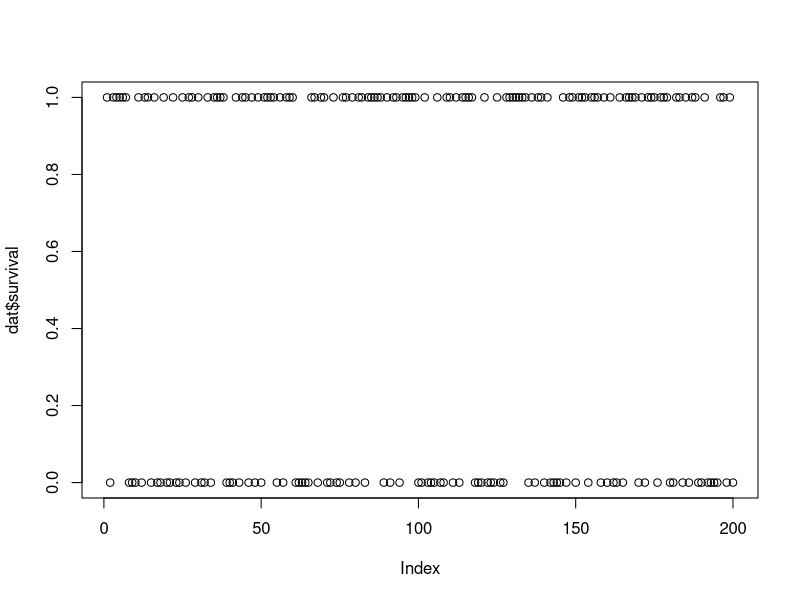
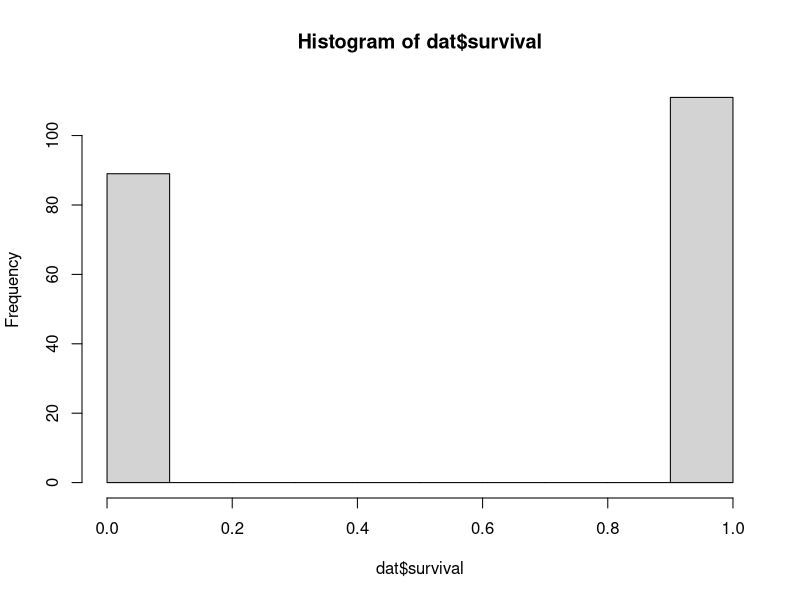
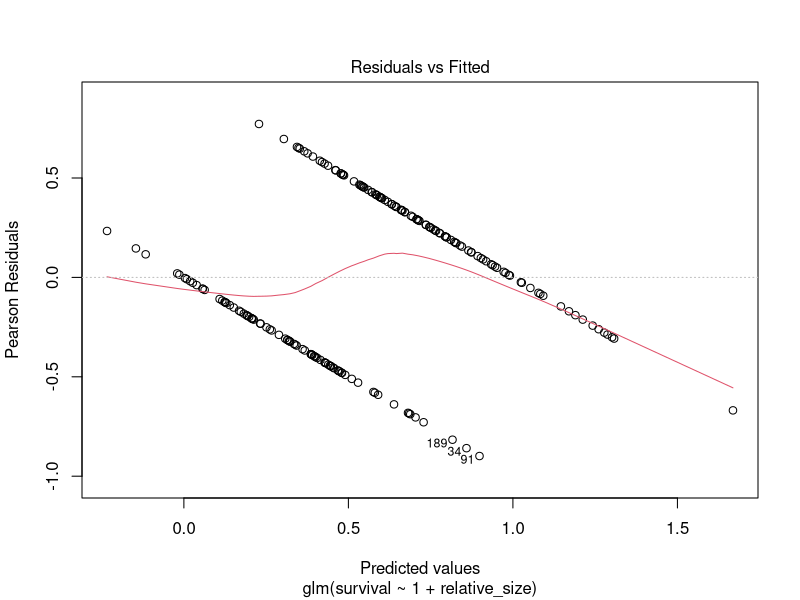
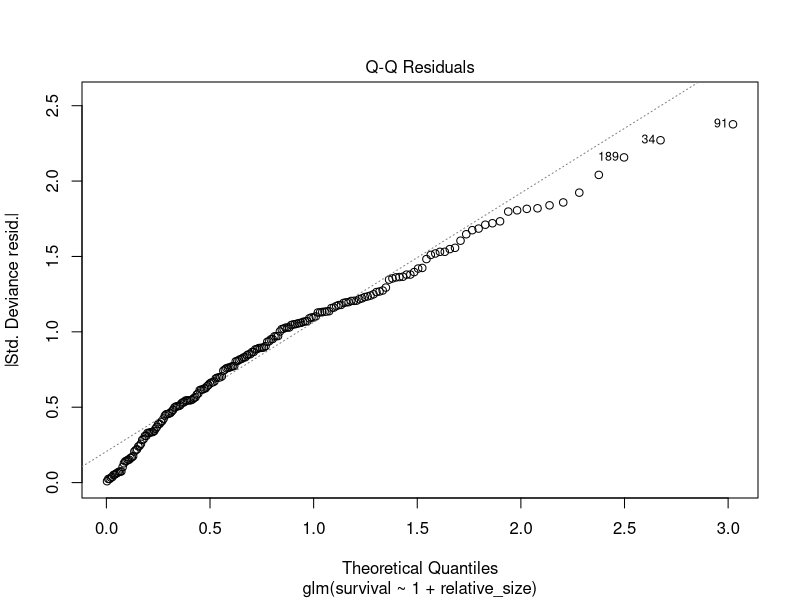
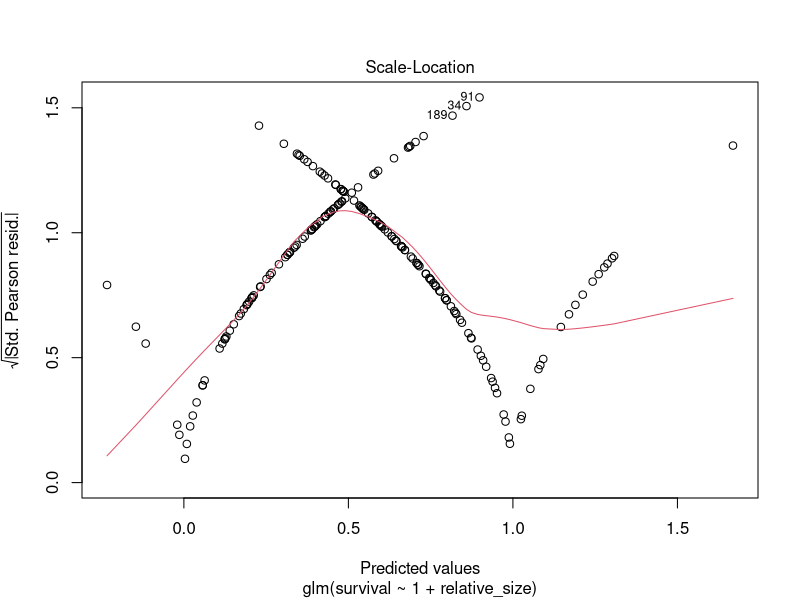
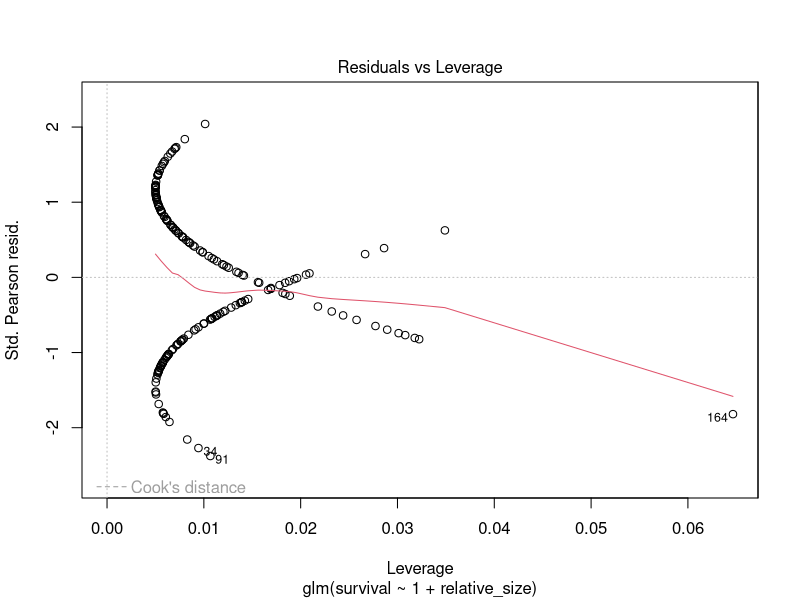
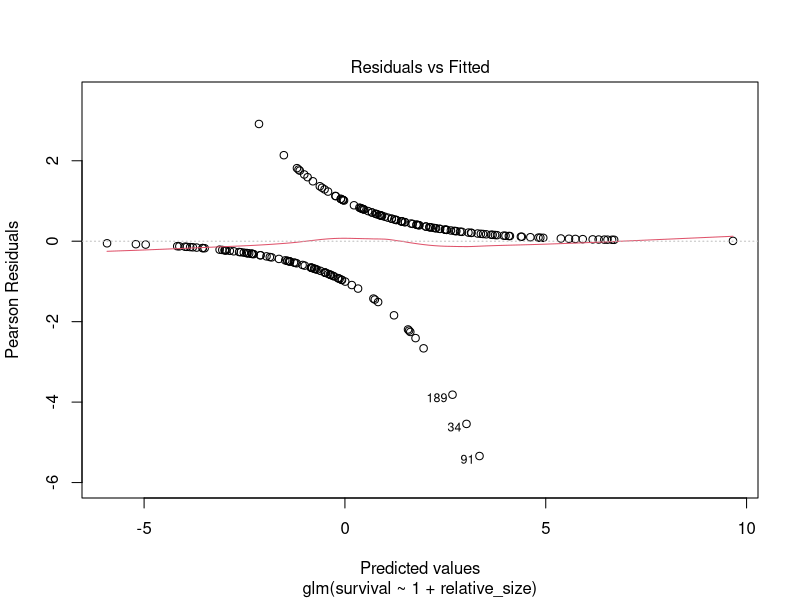
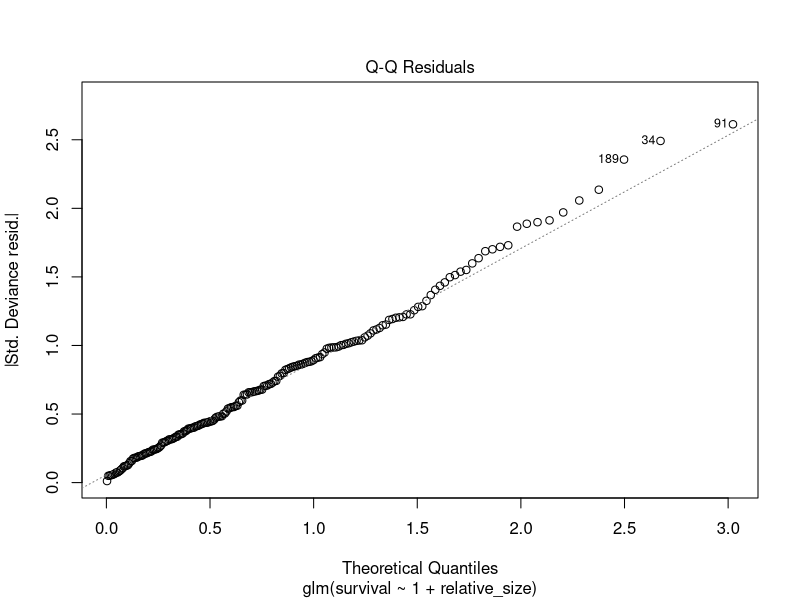

Recreate these plots in R, in order.
## ---- chunk 1
    dat <- read.csv("survivalsize.csv") 
## ---- chunk 2
    plot(dat$survival)
    hist(dat$survival)
## ---- chunk 3
  summary(glm(survival ~ 1, data=dat, family = "gaussian"))
  summary(glm(survival ~ 1, data=dat, family = "binomial"))
  1/(1+exp(-0.2209))
  mean(dat$survival)
## ---- chunk 4
    summary(lm1 <- glm(survival ~ 1 + relative_size, data=dat, family = "gaussian"))
    summary(glm1 <- glm(survival ~ 1 + relative_size, data=dat, family = "binomial"))
## ---- chunk 5
plot(lm1)
plot(glm1)
## ---- chunk 6
    plot(dat$relative_size, dat$survival, ylab="survival probability",
         xlab="relative size")
    ndat <- data.frame(relative_size = seq(-3,3, length.out = 100))  
    ndat <- cbind(ndat, predict(lm1, newdata = ndat),
                  predict(glm1, newdata = ndat, type = "response"))
    lines(ndat[,1], ndat[,2], col="red")
    lines(ndat[,1], ndat[,3], col="blue")
## ---- chunk 7
 reproduction <- read.csv("reproduction.csv")
## ---- chunk 8
  hist(reproduction$reproduction, freq = FALSE)
  normsamp <- rnorm(10000, mean(reproduction$reproduction),
    sqrt(var(reproduction$reproduction)))
  lines(density(normsamp))    
## ---- chunk 9
  summary(glm3 <- glm(reproduction ~ size , family=poisson, data=reproduction))
  summary(lm3 <- lm(reproduction ~ size,data=reproduction))
## ---- chunk 10
 plot(glm3)
  plot(lm3)
## ---- chunk 11
plot(reproduction$reproduction, x=reproduction$size, xlim=c(-4,10),ylim=c(-2,13))
ndat <- data.frame(size=seq(-4,10,length.out = 100))
ndat <- cbind(ndat, predict(lm3, newdata = ndat),
              predict(glm3, newdata = ndat, type = "response"))
lines(ndat[,1], ndat[,2], col="red")
lines(ndat[,1], ndat[,3], col="blue")
## ---- chunk 12
  plot(reproduction$reproduction, x=reproduction$size, xlim=c(-4,10),ylim=c(-2,13))
  ndat <- data.frame(size=seq(-4,10,length.out = 100))
  ndatp <- cbind(ndat,predict(glm3, newdata = ndat, se.fit = TRUE))
  ndatp$plci <- ndatp$fit -1.96*ndatp$se.fit
  ndatp$phci <- ndatp$fit +1.96*ndatp$se.fit
  lines(ndatp$size, exp(ndatp$fit), col="blue", lwd=5)
  lines(ndatp$size, exp(ndatp$plci), col="blue")
  lines(ndatp$size, exp(ndatp$phci), col="blue")

  lm3 <- lm(reproduction ~ size,data=reproduction)
  ndatg <- cbind(ndat,predict(lm3, newdata = ndat, interval = "confidence"))
  lines(ndatg$size, ndatg[,2], col="red")
  lines(ndatg$size, ndatg[,3], col="red")
    lines(ndatg$size, ndatg[,4], col="red")
    abline(h=0)
## ---- chunk 13
    set.seed(123)
    pvvector <- vector(length = 1000)
  pvvectorq <- vector(length = 1000)
  for (i in 1:1000)
      {
        x <- rnorm(100)
         y <- exp(-1 + rnorm(100, 0, 2))
         obs <- sapply(y, FUN = function(x){rpois(n = 1, lambda = x)})
         glm2 <- glm(obs ~ x, family = "poisson")
         sglm2 <- summary(glm2)
         pvvector[i] <- sglm2$coefficients[2,4]
     
         glm2q <- glm(obs ~ x, family = "quasipoisson")
         sglm2q <- summary(glm2q)
        pvvectorq[i] <- sglm2q$coefficients[2,4]
        }
     hist(pvvector); mean(pvvector<0.05)
     hist(pvvectorq) ; mean(pvvectorq<0.05)


